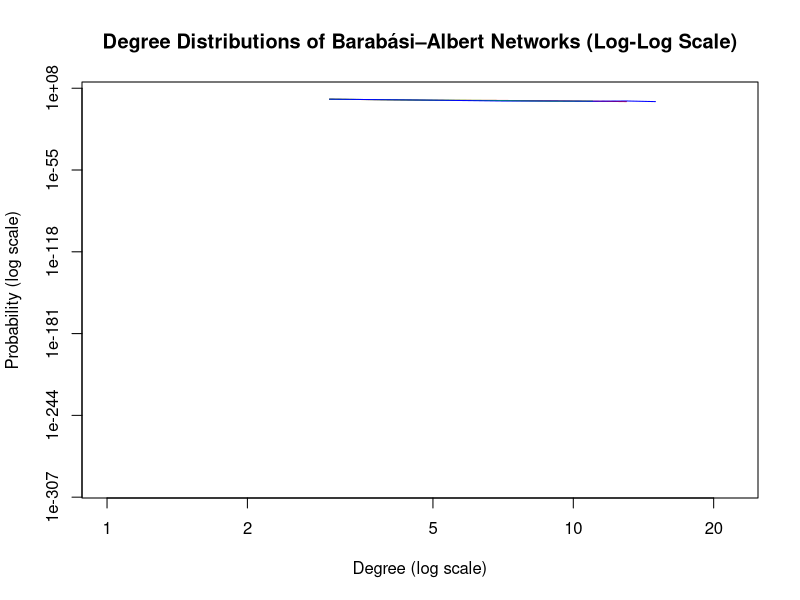
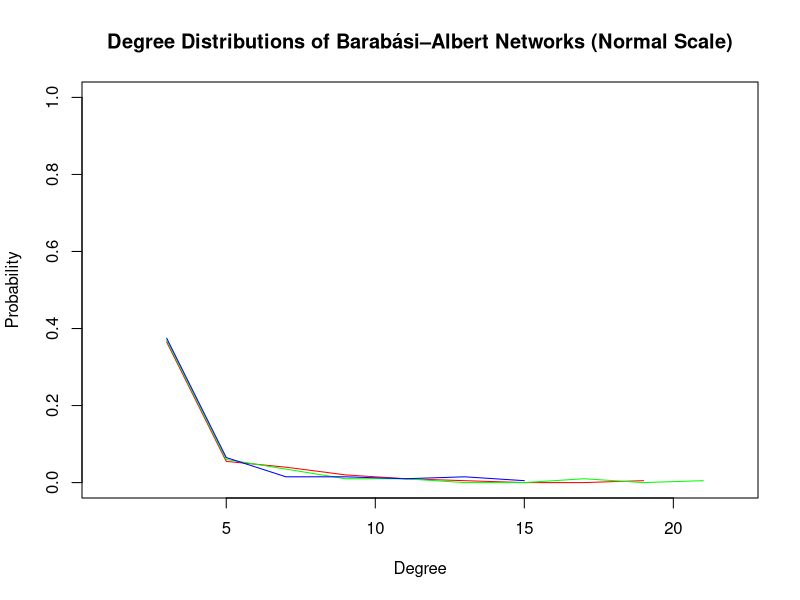

These figures' R source, in order:
library(igraph)

# Let's generate networks using the Barabási–Albert model
networks <- list(barabasi.game(100, m=2, directed=F), 
barabasi.game(100, m=2, directed=F), barabasi.game(100, m=2, directed=F))

# Define a vector of colors
colors <- c("red", "green", "blue")

# Initialize the plot with log-log scale
plot(1, type="n", xlim=c(1, max(sapply(networks, function(x) max(degree(x))))), ylim=c(0, 1), xlab="Degree (log scale)", ylab="Probability (log scale)", main="Degree Distributions of Barabási–Albert Networks (Log-Log Scale)", log="xy")

for (i in 1:length(networks)) {
  G <- networks[[i]]
  degree_values <- degree(G)
  print(table(degree_values))
  hist_values <- hist(degree_values, plot=FALSE)
  
  # Add lines to the plot
  lines(hist_values$mids, hist_values$density, col=colors[i])
}

# Initialize the plot with normal scale
plot(1, type="n", xlim=c(1, max(sapply(networks, function(x) max(degree(x))))), ylim=c(0, 1), xlab="Degree", ylab="Probability", main="Degree Distributions of Barabási–Albert Networks (Normal Scale)")

for (i in 1:length(networks)) {
  G <- networks[[i]]
  degree_values <- degree(G)
  hist_values <- hist(degree_values, plot=FALSE)
  
  # Add lines to the plot
  lines(hist_values$mids, hist_values$density, col=colors[i])
}